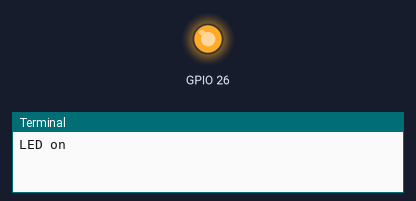
Bench run of a program on a simulated Raspberry Pi (BCM pin numbers). On the bench: output pins drawn as LEDs (lit = HIGH), the last lines printed to the terminal. At 6.0 s the program stops and its outputs stay as they are.

Above: at 1.0 s.
At 3.0 s:
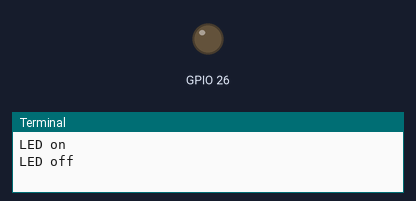
Timing chart, 0 to 5.2 s (numbered marks = the images above):
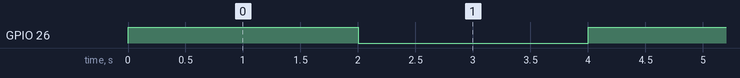

Measured:
- by itself, GPIO 26: alternates HIGH for 2.0 s and LOW for 2.0 s

The program:

led.py
```python
import RPi.GPIO as GPIO
import time

GPIO.setmode(GPIO.BCM)
GPIO.setwarnings(False)
GPIO.setup(26,GPIO.OUT)
print("LED on")
GPIO.output(26,GPIO.HIGH)
time.sleep(2)
print("LED off")
GPIO.output(26,GPIO.LOW)
time.sleep(2)
GPIO.output(26,GPIO.HIGH)
time.sleep(2)
GPIO.output(26,GPIO.LOW)
```
